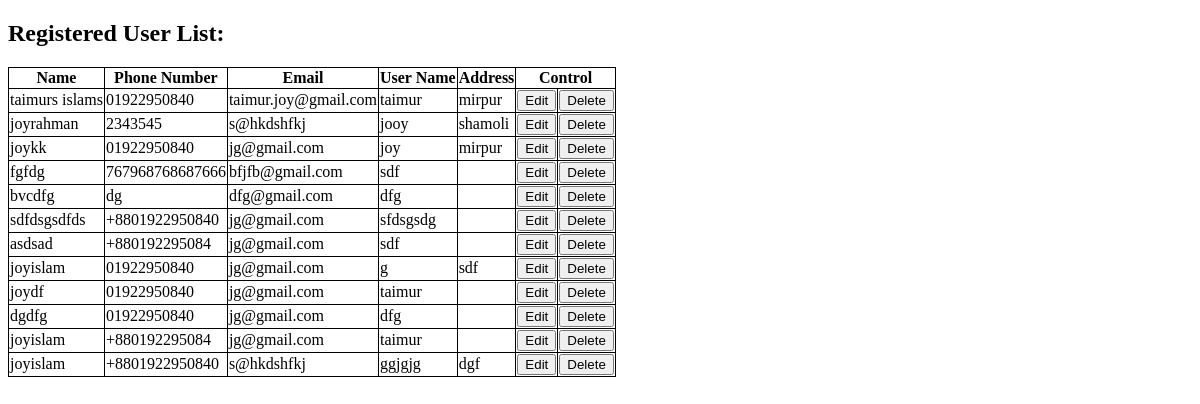
/registration/registered_user_list/, run on an earlier commit of the app's database.
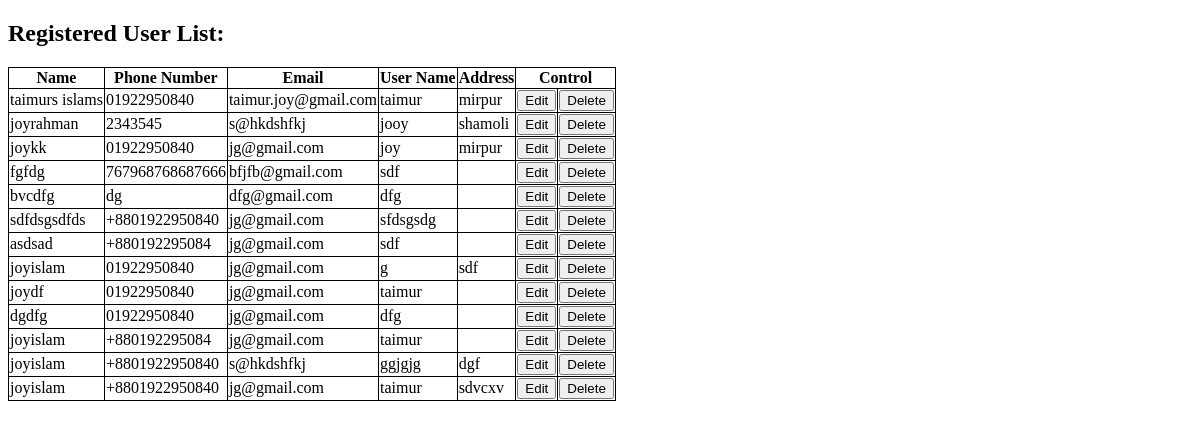
And on a later commit of the database.
### user_registration/models.py (models this page shows)
class Registration(models.Model):
    first_name = models.CharField(max_length=50)
    last_name = models.CharField(max_length=50)
    phone_number = models.ImageField(null=False)
    email_address = models.CharField(max_length=50)
    user_name = models.CharField(max_length=50)
    user_password = models.CharField(max_length=50)
    user_address = models.CharField(max_length=200)
    def __str__(self):
        return self.first_name+' '+self.last_name

### user_registration/views.py (the view)
def registered_user_list(request):
    registered_user_list = Registration.objects.all()
    print(registered_user_list)
    return render(request, 'registered_user_list.html', {'registered_user_list': registered_user_list,} )

### user_registration/templates/registered_user_list.html (shortened to what this page needs)
<!DOCTYPE html>
<html lang="en">
<head>
</head>
<body>
    <h2>Registered User List:</h2>
    <table style="border: 1px solid black; border-collapse: collapse;">
        <tr >
            <th>Name</th>
            <th>Phone Number</th>
            <th>Email</th>
            <th>User Name</th>
            <th>Address</th>
            <th colspan="2">Control</th>
        </tr>
        {% for registered_user in registered_user_list %}
        <tr>
            <td>{{registered_user.first_name}}{{registered_user.last_name}}</td>
            <td>{{registered_user.phone_number}}</td>
            <td>{{registered_user.email_address}}</td>
            <td>{{registered_user.user_name}}</td>
            <td>{{registered_user.user_address}}</td>
            <td>
                <form action="{% url 'registered_user_data_edit' registered_user.id%}" method="post">
                    <input name="Edit" type="submit" value="Edit">
                </form>
            </td>
            <td>
                <form action="{% url 'registered_user_data_delete' registered_user.id%}" method="post">
                    <input name="Delete" type="submit" value="Delete" onclick="deleteFunction()">
                </form>
            </td>
        </tr>
        {% endfor %}
    </table>
</body>
</html>

What changed in the data, as far as the page shows it:
added Registration: first_name "joy", last_name "islam", phone_number "+8801922950840", email_address "jg@gmail.com", user_name "taimur", user_address "sdvcxv"
